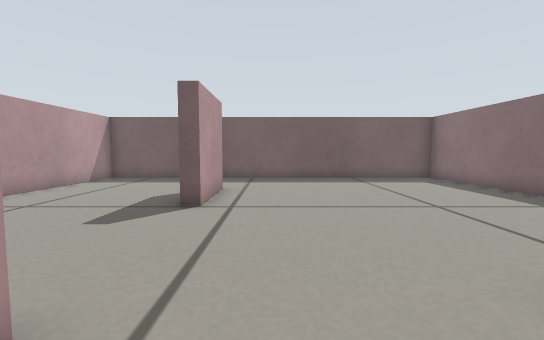
[1] (above)

14 first-person views from a walk through a robot-simulator world made for Gazebo. The camera is 0.27 m above the floor, tilts 4° down and sees 90° across. The floor is counted in squares, 0.2 m on a side. Each view is taken from the middle of a square. On the plan, view 1 faces up. The plan holds only what a view shows up to about 13 squares ahead; the rest is blank.

[2]
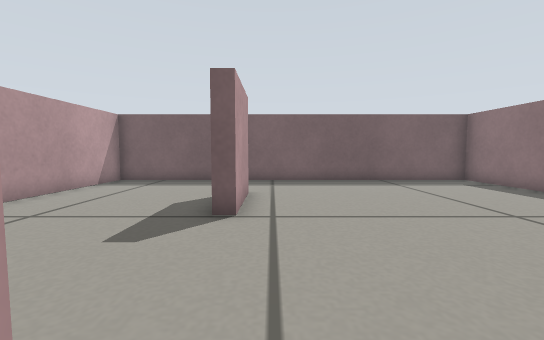

[3]
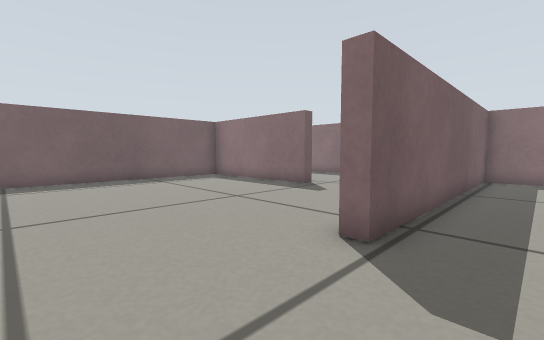

[4]
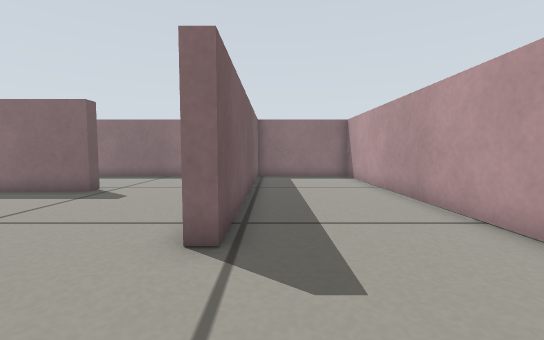

[5]
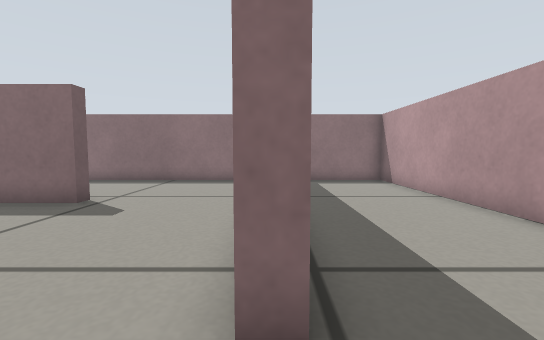

[6]
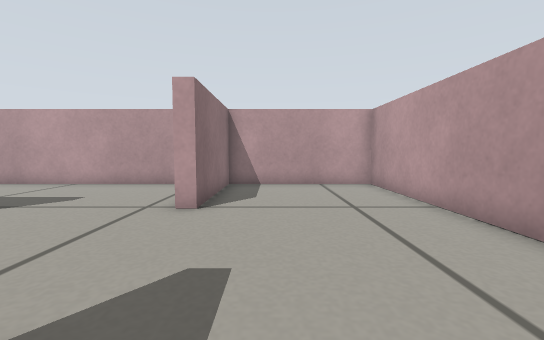

[7]
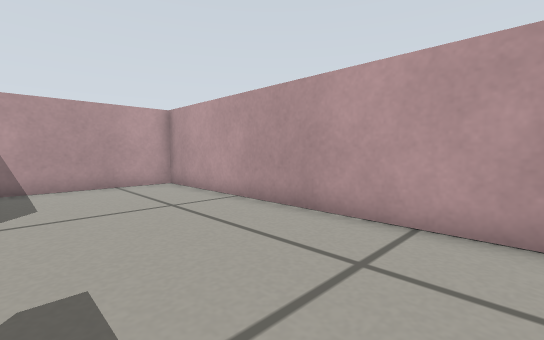

[8]
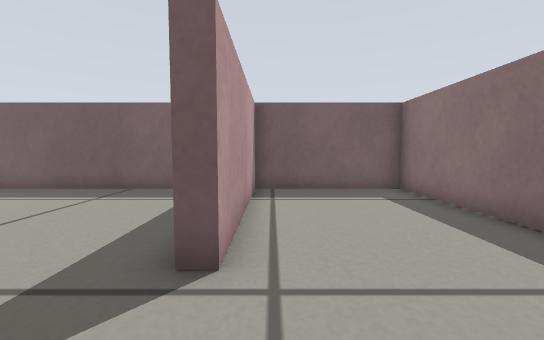

[9]
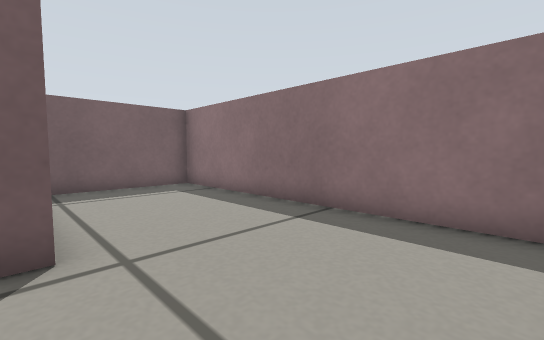

[10]
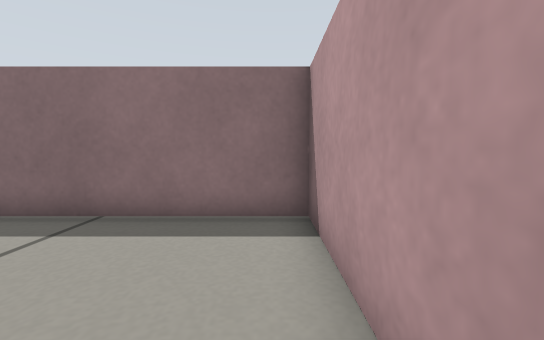

[11]
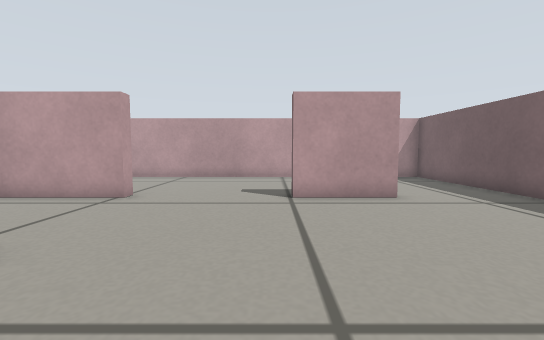

[12]
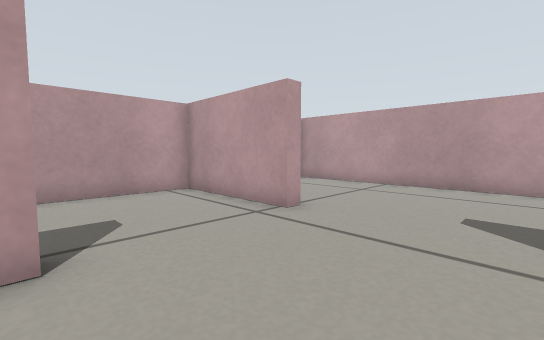

[13]
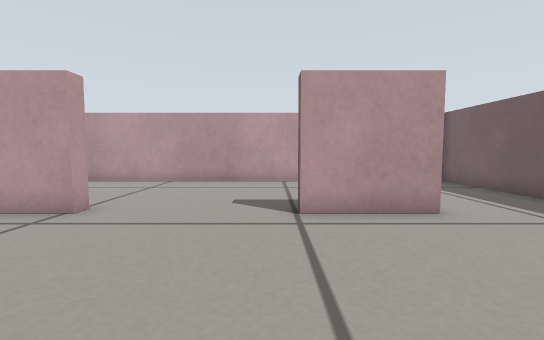

[14]
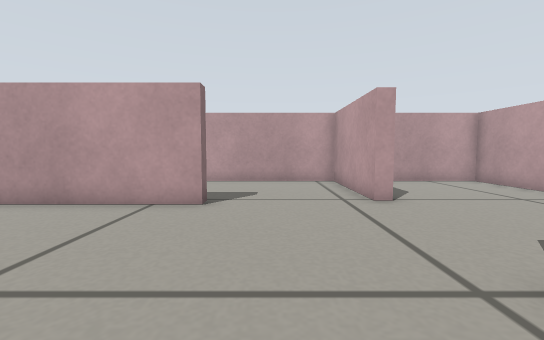

### Floor plan
Points are (right, up) in squares from view 1. A wall is a line through its corners. A room is listed if a view was taken in it or the views show most of it. See-through windows are left out.
Room 1 (views 1, 2, 3, 4, 5, 6, 7, 9, 10, 11, 12, 13, 14)
walls: (-1.8, 9.6) (-1.8, 6.6) (-2.2, 6.6); (8.4, 7) (7.9, 7) (7.9, 13.5) (-8, 13.5) (-8, -3) (-2.3, -3) (-2.3, 1.8) (-1.8, 1.8) (-1.8, -3) (13.5, -3) (13.5, 1.7) (2.8, 1.7) (2.8, 2.2) (8.5, 2.2)
ways out: opening at (8, 4.5) to room 2
Room 2 (view 8)
walls: (8.5, 2.2) (13.5, 2.2) (13.5, 13.5) (8.4, 13.5) (8.4, 7)
ways out: opening at (8, 4.5) to room 1

Positions as (right, up) in squares from view 1, and headings:
1: (0, 0), facing up
2: (-1, 1), facing up
3: (-1, 0), facing up-right
4: (-1, 1), facing right
5: (1, 2), facing right
6: (-4, 8), facing down
7: (-3, 8), facing down-left
8: (9, 4), facing up
9: (8, 3), facing up-right
10: (8, 3), facing right
11: (6, 6), facing left
12: (3, 6), facing down-left
13: (4, 6), facing left
14: (1, 9), facing down
